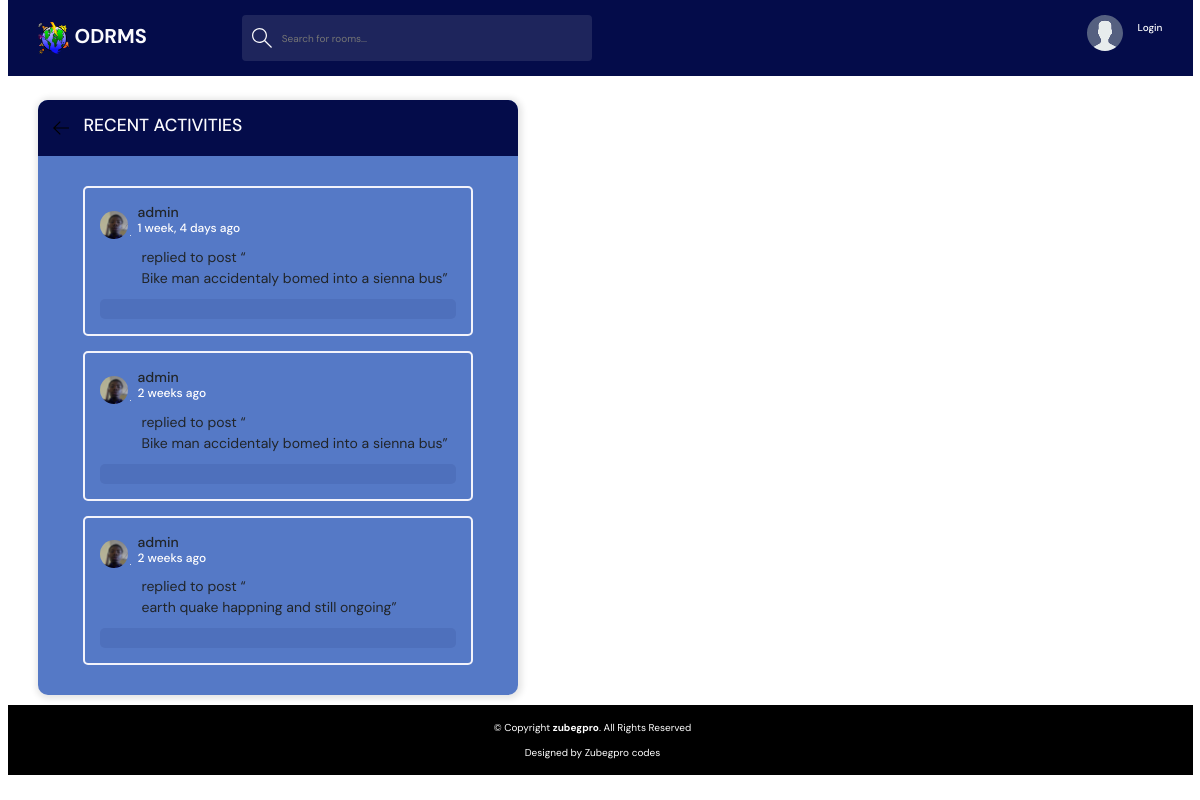
The page /activity on the database its author committed.
### base/models.py (models this page shows, shortened)
class Comments(models.Model):
    user = models.ForeignKey(CustomUser, on_delete=models.CASCADE)
    report = models.ForeignKey(Report, on_delete=models.CASCADE)
    body = models.TextField()
    updated = models.DateTimeField(auto_now=True)
    created = models.DateTimeField(auto_now_add=True)
    class Meta:
        ordering = ['-updated', '-created']

class CustomUser(AbstractUser):
    email = models.EmailField(unique=True,)
    bio = models.TextField(blank=True)
    nin = models.CharField(max_length=11, null=True)
    phoneNo = models.CharField(max_length=11, null=True)
    address = models.CharField(max_length=250, null=True)
    avatar = models.ImageField(null=True, upload_to='images/', default='avatar.svg')
    updated = models.DateTimeField(auto_now=True)
    created= models.DateTimeField(auto_now_add=True)
    USERNAME_FIELD = 'email'
    REQUIRED_FIELDS = []
    class Meta:
        ordering = ['updated', 'created']
    def __str__(self):
        return self.username  # Display the name of the user in the admin panel

class Report(models.Model):
    user = models.ForeignKey(CustomUser, related_name='reports', on_delete=models.SET_NULL, null=True, blank=True)
    topic = models.ForeignKey(Category, on_delete=models.SET_NULL, null=True)
    title = models.CharField(max_length=200, null=True)
    Rimg = models.ImageField(null=True, blank=True, upload_to='images/')
    description = models.TextField(null=False, blank=True)
    locate = models.CharField(max_length=250,null=False, blank=False)
    contributors = models.ManyToManyField(CustomUser, related_name = 'participants', blank=True )
    status = models.CharField(max_length=20, choices=[('unread', 'Unread'), ('in-progress','In-Progress'), ('successful', 'Successful')],
                              default='unread')
    updated = models.DateTimeField(auto_now=True)
    created = models.DateTimeField(auto_now_add=True)
    class Meta:
        ordering = ['updated', 'created']
    def __str__(self):
        return self.title

### base/views.py (the view)
# urls.py: path('activity',views.activitypage, name='activities'),
def activitypage(request):
    q = request.GET.get('h') if request.GET.get('h') != None else ''
    report_comments = Comments.objects.filter(Q(report__topic__name__icontains=q))[0:8]
    context ={'report_comments':report_comments}
    return render(request, 'base/activity.html', context)

### base/templates/base/activity.html (shortened to what this page needs)
{% extends 'main.html' %}
{% block content %}
<main class="layout">
      <div class="container">
        <div class="layout__box">
          <div class="layout__boxHeader">
            <div class="layout__boxTitle">
              <a href="{% url 'home' %}">
                <svg version="1.1" xmlns="http://www.w3.org/2000/svg" width="32" height="32" viewBox="0 0 32 32">
                  <title>arrow-left</title>
                  <path
                    d="M13.723 2.286l-13.723 13.714 13.719 13.714 1.616-1.611-10.96-10.96h27.625v-2.286h-27.625l10.965-10.965-1.616-1.607z"
                  ></path>
                </svg>
              </a>
              <h3>Recent Activities</h3>
            </div>
          </div>
          <div class="activities-page layout__body">
          {% for r_comment in report_comments %}
            <div class="activities__box">
                <div class="activities__boxHeader roomListRoom__header">
                  <a href="{% url 'user-profile' r_comment.user.id %}" class="roomListRoom__author">
                    <div class="avatar avatar--small">
                      <img src="{{r_comment.user.avatar.url}}" />
                    </div>
                    <p>
                      {{r_comment.user}}
                      <span>{{r_comment.created|timesince}} ago</span>
                    </p>
                  </a>
                </div>
                <div class="activities__boxContent">
                  <p>replied to post “<a href="">{{r_comment.report}}</a>”</p>
                  <div class="activities__boxRoomContent">
                  </div>
                </div>
              </div>
            {% endfor %}
          </div>
        </div>
      </div>
    </main>
{% endblock %}

### static/styles/style.css (style rules this page uses)
:root { --color-main-light: rgb(255, 255, 255); --color-dark:#5579c6 ; --color-dark-medium: #f3f3fb; --color-dark-light: #040c4a; --color-dark-light2: #f77508; --color-light: #fbfafd; --color-gray: #fffefe; --color-light-gray:rgb(246, 235, 235); --color-bg: #02034214; --color-success: #5dd693; --color-error: #c43805; }
* { font-family: "DM Sans", -apple-system, BlinkMacSystemFont, "Segoe UI", Roboto, Oxygen, Ubuntu, Cantarell, "Open Sans", "Helvetica Neue", sans-serif; margin: 0; padding: 0; box-sizing: border-box; text-rendering: optimizeLegibility; font-size: inherit; }
html { font-size: 56.25%; }
@media only screen and (min-width: 1200px) { html { font-size: 62.5%; } }
body { line-height: 1.6; font-weight: 400; font-size: 1.5rem; color: var(--color-light-gray); background-color: var(--color-bg); min-height: 100vh; }
img { width: 100%; }
a { display: inline-block; color: var(--color-main) !important; text-decoration: none !important; }
.avatar { position: relative; display: inline-block; border-radius: 50%; border: 2px solid var(--color-main); }
.avatar img { display: block; border-radius: 50%; object-fit: cover; object-position: center; }
.avatar::after { content: ""; display: block; position: absolute; background-color: var(--color-gray); z-index: 111; border-radius: 50%; border: 0.3rem solid var(--color-dark); }
.avatar.avatar--small img { width: 2.8rem; height: 2.8rem; }
.avatar.avatar--small:after { width: 0.7rem; height: 0.7rem; bottom: 0px; right: -6px; }
.layout { margin-top: 2.4rem; }
.layout > .container { display: flex; justify-content: space-between; align-items: flex-start; }
.layout__box { width: 90%; max-width: 48rem; min-height: 40rem; background-color: var(--color-dark); border-radius: 1rem; box-shadow: 1px 1px 6px 3px rgba(0, 0, 0, 0.1); overflow: hidden; }
.layout__boxHeader { display: flex; padding: 1.5rem; background-color: var(--color-dark-light); }
.layout__boxTitle { display: flex; gap: 1.5rem; align-items: center; }
.layout__boxTitle h3 { text-transform: uppercase; font-weight: 500; color: var(--color-light); }
.layout__boxTitle svg { width: 1.6rem; height: 1.6rem; fill: var(--color-main); }
.layout__body { margin: 3rem; }
.roomListRoom__header { display: flex; justify-content: space-between; align-items: center; }
.roomListRoom__author { font-weight: 500; display: flex; align-items: center; gap: 1rem; }
.activities__box { margin: 1.5rem; padding: 1.5rem; border: 2px solid var(--color-dark-medium); border-radius: 5px; }
.activities__boxHeader p { font-size: 1.4rem; line-height: 1.3; }
.activities__boxHeader p span { color: var(--color-gray); font-size: 1.2rem; display: block; }
.activities__boxContent { margin-left: 4.2rem; }
.activities__boxContent { font-size: 1.4rem; }
.activities__boxRoomContent { background: var(--color-bg); padding: 1rem; border-radius: 5px; margin-top: 1rem; margin-left: -4.2rem; }

### rows shown on the page
Comments: user.avatar (picture), user "admin", created "1 week, 4 days", report "Bike man accidentaly bomed into a sienna bus"
Comments: user.avatar (picture), user "admin", created "2 weeks", report "Bike man accidentaly bomed into a sienna bus"
Comments: user.avatar (picture), user "admin", created "2 weeks", report "earth quake happning and still ongoing"
